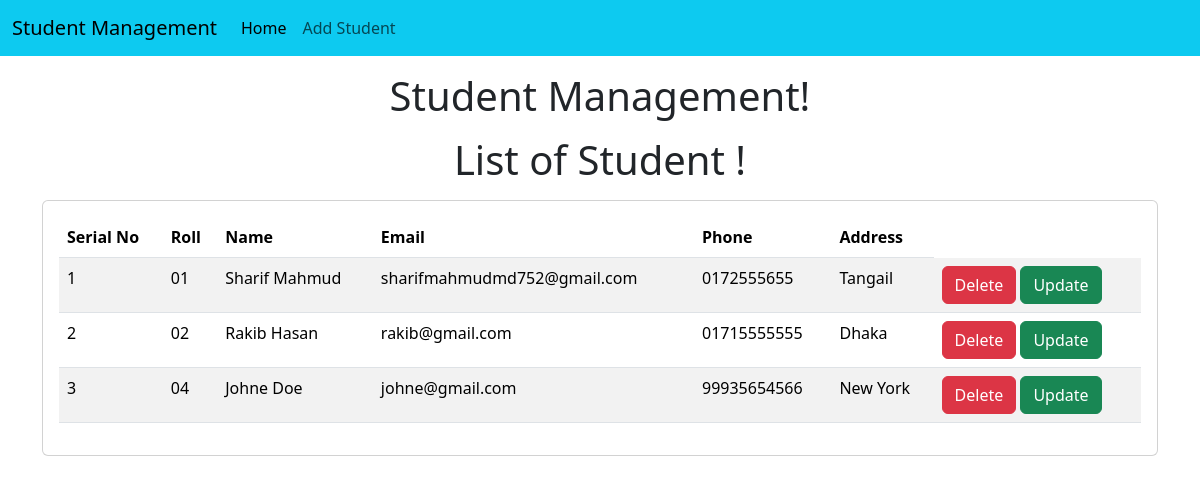
Page /std/ on the earlier database version.
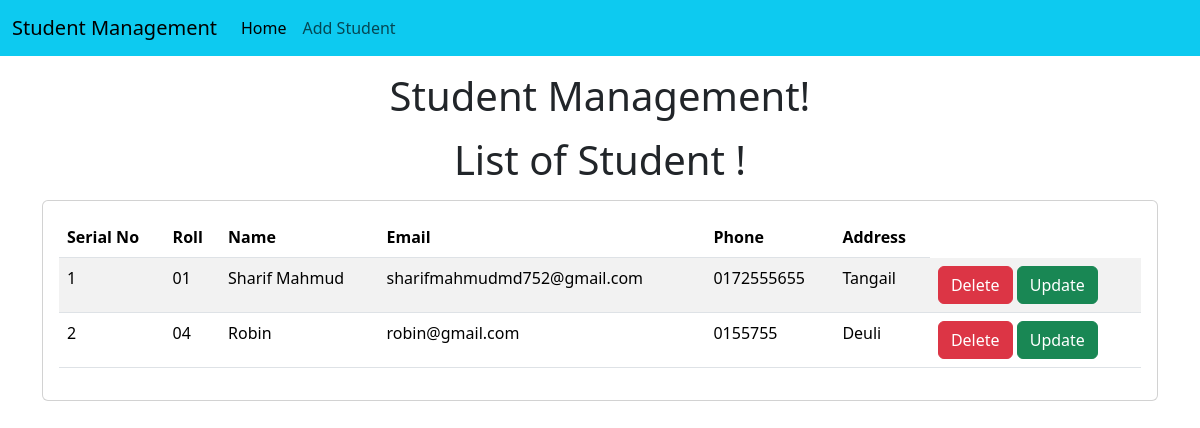
Same page on the later database version.
### std/models.py (models this page shows)
class Student(models.Model):
    roll = models.CharField(max_length=100)
    name = models.CharField(max_length=50)
    email = models.CharField(max_length=150)
    phone = models.CharField(max_length=11)
    address = models.CharField(max_length=200)

### std/views.py (the view)
# urls.py: path('', home),
def home(request):
    std = Student.objects.all()
    return render(request, 'std/home.html', {'std':std})

### templates/std/home.html (shortened to what this page needs)
<!doctype html>
<html lang="en">
  <head>
    <link href="https://cdn.jsdelivr.net/npm/bootstrap@5.3.8/dist/css/bootstrap.min.css" rel="stylesheet">
  </head>
  <body>
    {% include 'std/navbar.html'%}
    <h1 class="text-center my-3">Student Management!</h1>
    <h1 class="text-center my-3">List of Student !</h1>
    <div class="container">
        <div class="row">
            <div class="col-md-12">
                <div class="card">
                    <div class="card-body">
                        <table class="table table-striped">
                            <thead>
                            <tr>
                                <th>Serial No</th>
                                <th>Roll</th>
                                <th>Name</th>
                                <th>Email</th>
                                <th>Phone</th>
                                <th>Address</th>
                            </tr>
                            </thead>
                            <tbody>
                            {% for s in std %}
                            <tr>
                                <td>{{forloop.counter}}</td>
                                <td>{{s.roll}}</td>
                                <td>{{s.name}}</td>
                                <td>{{s.email}}</td>
                                <td>{{s.phone}}</td>
                                <td>{{s.address}}</td>
                                <td>
                                    <a href="/std/delete-std/{{s.id}}" class="btn btn-danger md-sm">Delete</a>
                                    <a href="/std/update-std/{{s.id}}" class="btn btn-success md-sm">Update</a>
                                </td>
                            </tr>
                            {% endfor %}
                            </tbody>
                        </table>
                    </div>
                </div>
            </div>
        </div>
    </div>
  </body>
</html>

### templates/std/navbar.html (shortened to what this page needs)
<nav class="navbar navbar-expand-lg bg-info">
  <div class="container-fluid">
    <a class="navbar-brand" href="/std/home/">Student Management</a>
    <div class="collapse navbar-collapse" id="navbarSupportedContent">
      <ul class="navbar-nav me-auto mb-2 mb-lg-0">
        <li class="nav-item">
          <a class="nav-link active" aria-current="page" href="/std/home/">Home</a>
        </li>
        <li class="nav-item">
          <a class="nav-link" href="/std/add-std/">Add Student</a>
        </li>
      </ul>
    </div>
  </div>
</nav>

Differences in the rows shown:
removed Student: roll "02", name "Rakib Hasan", email "rakib@gmail.com", phone "01715555555", address "Dhaka"
removed Student: roll "04", name "Johne Doe", email "johne@gmail.com", phone "99935654566", address "New York"
added Student: roll "04", name "Robin", email "robin@gmail.com", phone "0155755", address "Deuli"
